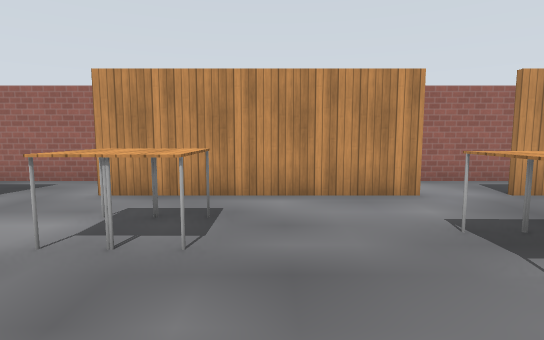
view 1 (above)

16 first-person views from a walk through a robot-simulator world made for Gazebo. The camera is 1.2 m above the floor, tilts 6° down and sees 80° across. The floor is counted in squares, 1 m on a side. Each view is taken from the middle of a square. On the plan, view 1 faces up. The plan holds only what a view shows up to about 13 squares ahead; the rest is blank. The place goes on beyond the plan. Simple patterns stand in for the simulator's built-in surfaces. Simple shapes stand in for some stock models.

view 2
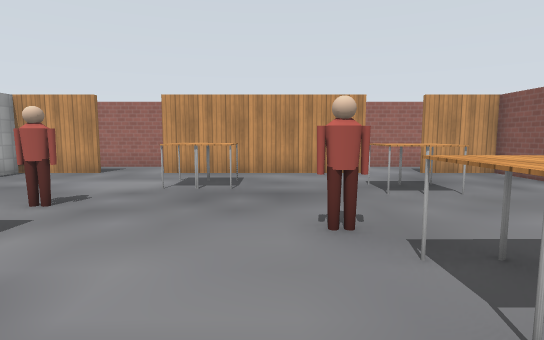

view 3
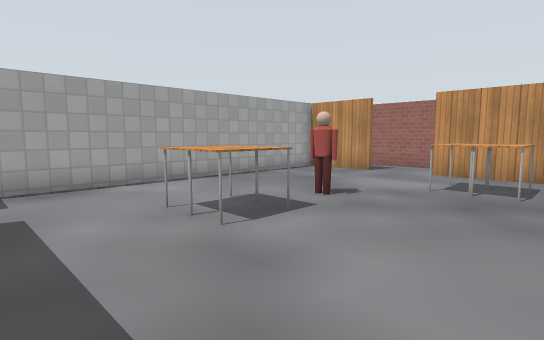

view 4
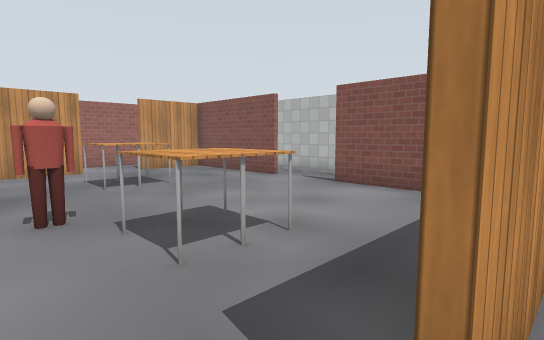

view 5
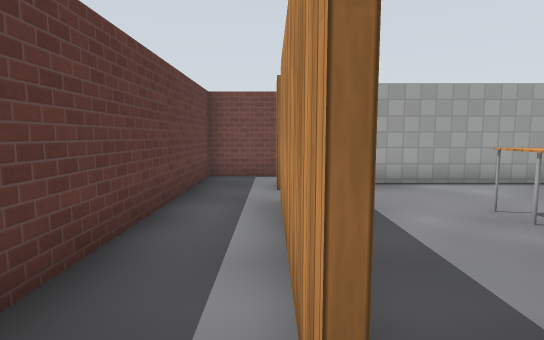

view 6
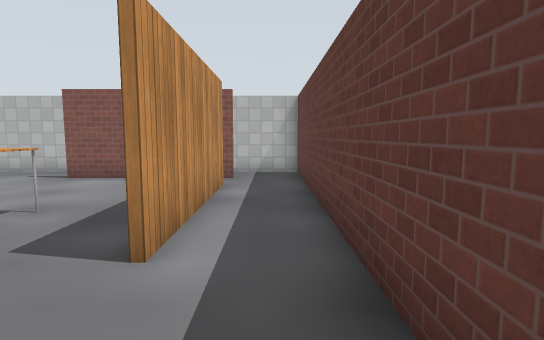

view 7
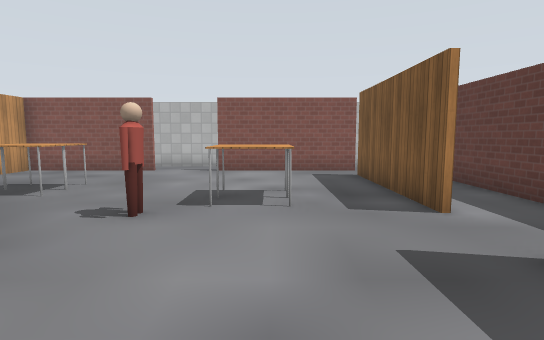

view 8
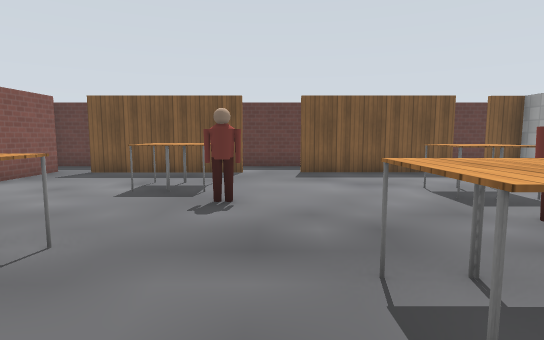

view 9
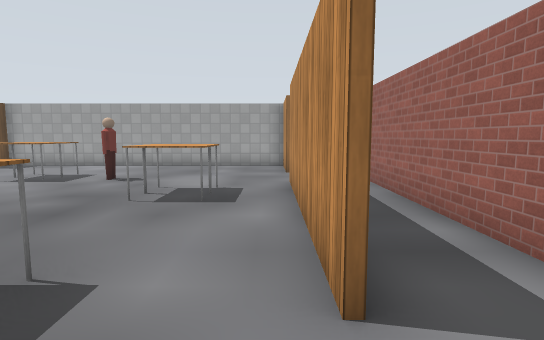

view 10
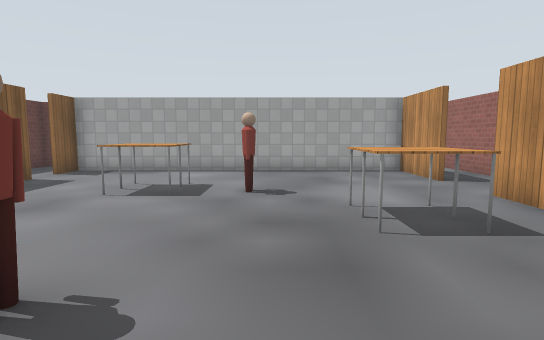

view 11
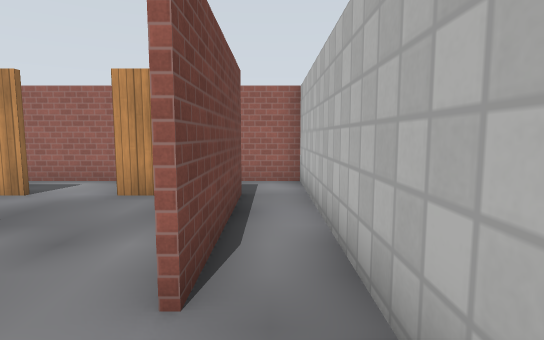

view 12
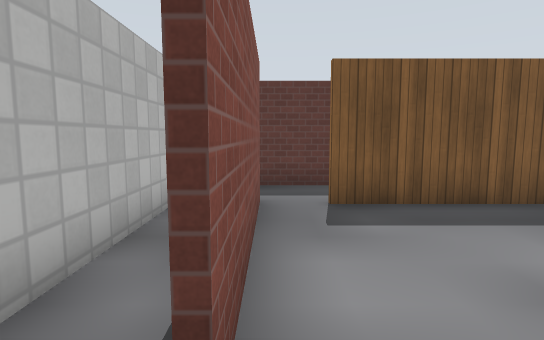

view 13
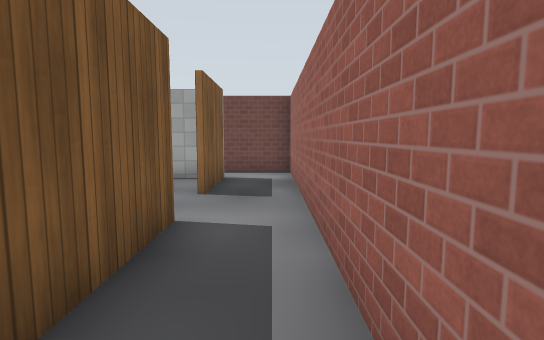

view 14
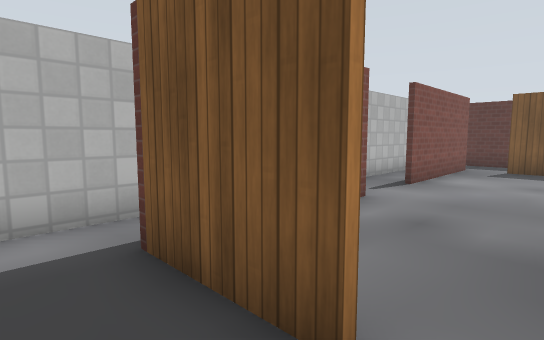

view 15
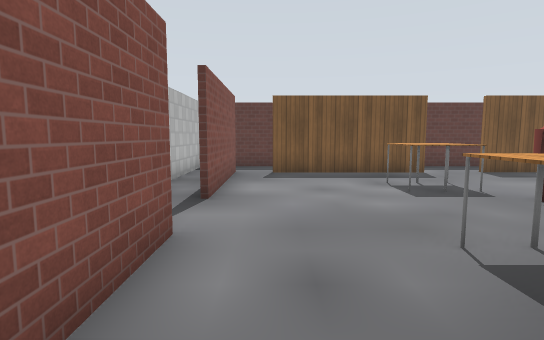

view 16
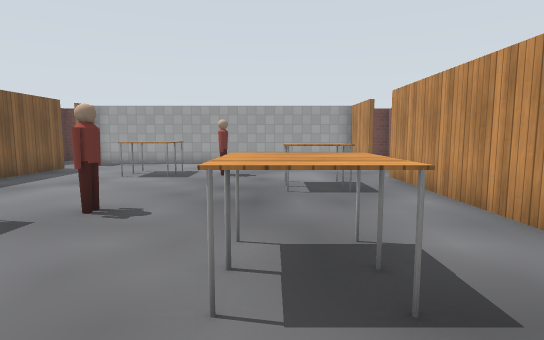

### Floor plan
Points are (right, up) in squares from view 1. A wall is a line through its corners. A room is listed if a view was taken in it or the views show most of it. See-through windows are left out.
Room 1 (views 1, 2, 3, 7, 8, 9, 10, 11, 12, 15, 16)
walls: (0.9, -4.7) (6, -4.7); (3, 6.5) (-3.6, 6.5); (7.2, 2) (7.2, 6.5) (4.9, 6.5); (-5.5, 6.5) (-8.2, 6.5) (-8.2, -4.7) (-7.1, -4.7); (-6, -4.7) (-0.9, -4.7); (7.2, -5) (7.2, -0.1); (8.7, -5.6) (8.7, 2.4)
ways out: opening at (0, -5) to room 2; opening at (8, -6) to room 2; gap at (-6.5, -5) to room 2; gap at (6, -5) to room 2; opening at (-4.5, 7) to room 3; opening at (3.5, 7) to room 3; opening at (8, 3) to room 3
objects: table (-5, -1) to (-5, 0); table (-4, -1) to (-4, 0); person (-4, 2); table (-2, 4) to (-2, 5); table (-1, 4) to (-1, 5); person (1, 0); table (2, -2) to (2, -1); table (3, -2) to (3, -1); table (3, 3) to (3, 4); table (4, 3) to (4, 4)
Room 2 (views 4, 5, 6)
walls: (-0.9, -4.8) (-5.7, -4.8); (6, -4.8) (0.9, -4.8); (-9.7, -4.8) (-9.7, -6.9) (8.7, -6.8) (8.7, -5.6)
ways out: opening at (0, -5) to room 1; opening at (8, -6) to room 1; gap at (-6.5, -5) to room 1; gap at (6, -5) to room 1; opening at (-9, -6)
Room 3 (views 13, 14)
walls: (4.7, 6.6) (7.4, 6.6) (7.4, 2); (-3.6, 6.6) (-0.5, 6.6); (8.7, 2.4) (8.7, 8.6) (-7.5, 8.6); (-7.5, 6.6) (-5.6, 6.6)
ways out: opening at (-4.5, 7) to room 1; opening at (3.5, 7) to room 1; opening at (8, 3) to room 1; opening at (-7, 8)

Positions as (right, up) in squares from view 1, and headings:
1: (0, 0), facing up
2: (0, -4), facing up
3: (0, -4), facing up-left
4: (0, -5), facing up-right
5: (0, -5), facing left
6: (-2, -6), facing right
7: (-4, -2), facing right
8: (0, 6), facing down
9: (5, 6), facing left
10: (3, 2), facing left
11: (8, 0), facing up
12: (7, 1), facing down
13: (1, 8), facing left
14: (4, 8), facing down-right
15: (6, 6), facing down
16: (6, 3), facing left
